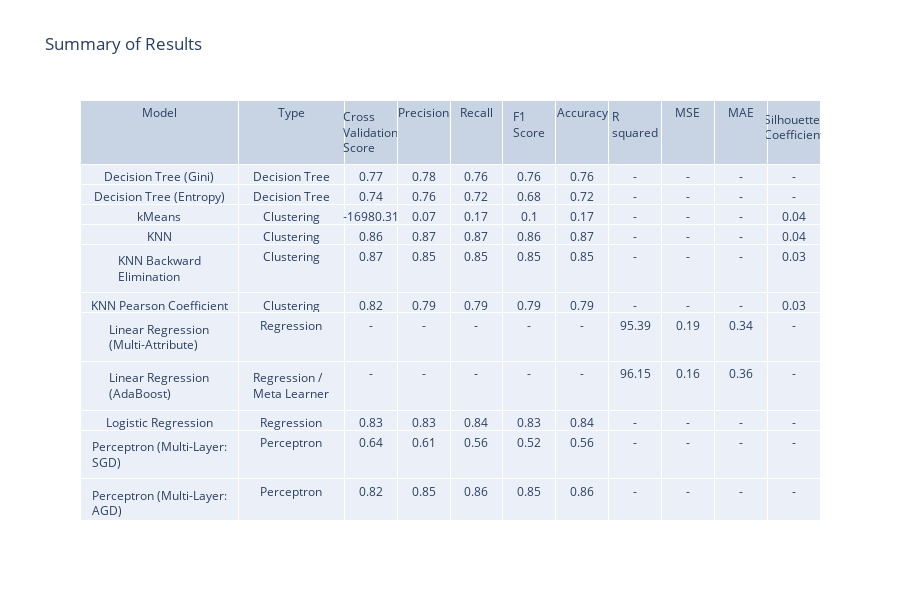

Write notebook code for a chart like this one.
### Code cell
import plotly.graph_objects as go
def tabulate_df(df,title):
  df = df.copy()
  df[df.columns[2:]] = np.round(df[df.columns[2:]], 2)
  df.replace(0, "-", inplace=True)
  fig = go.Figure(data=[go.Table(columnwidth=[3,2,1], header=dict(values=df.columns),cells=dict(values=[df[col] for col in df.columns]))],)
  fig.update_layout(title=title, height=600)
  fig.show()

tabulate_df(model_information, "Summary of Results")

### Figure 1 — Plotly figure (JSON) as saved in the notebook; plotly's stock layout.template omitted (floating-point values rounded to 4 significant figures; data arrays with more than 128 entries replaced by an {"elided": "..."} marker saying what was removed)
{"data": [{"cells": {"values": {"elided": "11x14 mixed values"}}, "columnwidth": [3, 2, 1], "header": {"values": ["Model", "Type", "Cross Validation Score", "Precision", "Recall", "F1 Score", "Accuracy", "R squared", "MSE", "MAE", "Silhouette Coefficient"]}, "type": "table"}], "layout": {"height": 600, "title": {"text": "Summary of Results"}}}
